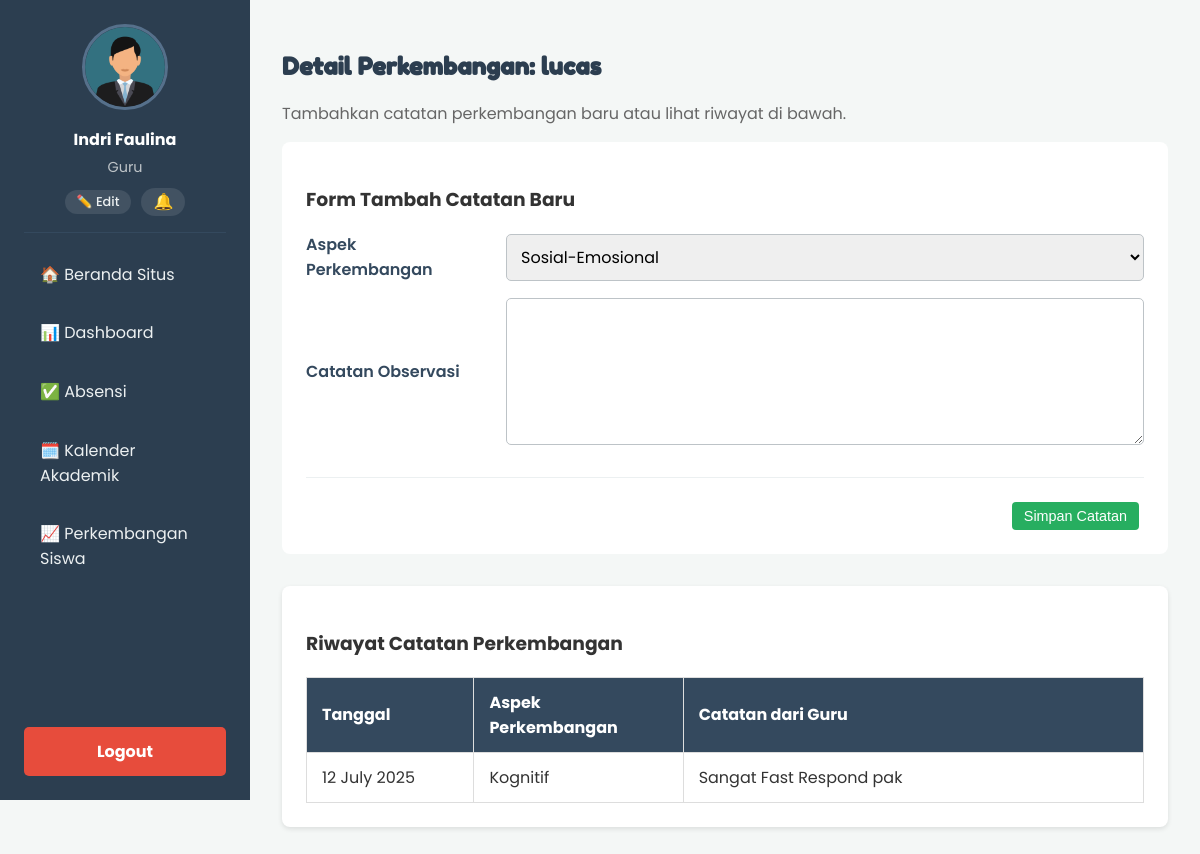
/guru/detail_perkembangan.php?id=23 (signed in), run on the app's committed database.
### tables this page shows
CREATE TABLE `calon_siswa` (
  `id` int(11) NOT NULL,
  `nama_lengkap` varchar(100) NOT NULL,
  `nama_panggilan` varchar(50) DEFAULT NULL,
  `tempat_lahir` varchar(50) NOT NULL,
  `tanggal_lahir` date NOT NULL,
  `jenis_kelamin` enum('Laki-laki','Perempuan') NOT NULL,
  `nama_orang_tua` varchar(100) NOT NULL,
  `nomor_telepon` varchar(15) NOT NULL,
  `alamat` text NOT NULL,
  `status_pendaftaran` enum('pending','diterima','ditolak') NOT NULL DEFAULT 'pending',
  `id_kelas` int(11) DEFAULT NULL,
  `tanggal_pendaftaran` timestamp NOT NULL DEFAULT current_timestamp()
);

CREATE TABLE `catatan_perkembangan` (
  `id_catatan` int(11) NOT NULL,
  `id_siswa` int(11) NOT NULL,
  `id_guru` int(11) NOT NULL,
  `tanggal_catatan` date NOT NULL,
  `aspek_perkembangan` enum('Sosial-Emosional','Kognitif','Motorik Halus','Motorik Kasar','Seni','Bahasa') NOT NULL,
  `catatan` text NOT NULL
);

### guru/detail_perkembangan.php (the view, shortened to what this page needs)
<?php
include 'template_header.php';
require_once '../config.php';
$id_siswa = isset($_GET['id']) ? (int)$_GET['id'] : 0;
$stmt_siswa = $conn->prepare("SELECT nama_lengkap FROM calon_siswa WHERE id = ?");
$stmt_siswa->bind_param("i", $id_siswa);
$stmt_siswa->execute();
$result_siswa = $stmt_siswa->get_result();
$siswa = $result_siswa->fetch_assoc();
?>
<div class="admin-content-header">
    <h2>Detail Perkembangan: <?php echo htmlspecialchars($siswa['nama_lengkap']); ?></h2>
    <p>Tambahkan catatan perkembangan baru atau lihat riwayat di bawah.</p>
</div>
<div class="admin-content-body">
    <div class="form-container">
        <h3>Form Tambah Catatan Baru</h3>
        <form action="proses_catatan.php" method="POST">
            <div class="form-group">
                <label for="aspek_perkembangan">Aspek Perkembangan</label>
                <select name="aspek_perkembangan" id="aspek_perkembangan" required>
                    <option value="Sosial-Emosional">Sosial-Emosional</option>
                </select>
            </div>
            <div class="form-group">
                <label for="catatan">Catatan Observasi</label>
                <textarea name="catatan" id="catatan" rows="5" required></textarea>
            </div>
            <div class="form-actions">
                <button type="submit" name="simpan_catatan" class="btn-aksi btn-simpan">Simpan Catatan</button>
            </div>
        </form>
    </div>
    <div class="table-container" style="margin-top: 2rem;">
        <h3>Riwayat Catatan Perkembangan</h3>
        <table class="table-data">
            <thead>
                <tr>
                    <th style="width: 20%;">Tanggal</th>
                    <th style="width: 25%;">Aspek Perkembangan</th>
                    <th>Catatan dari Guru</th>
                </tr>
            </thead>
            <tbody>
                <?php
                $stmt_catatan = $conn->prepare("SELECT tanggal_catatan, aspek_perkembangan, catatan FROM catatan_perkembangan WHERE id_siswa = ? ORDER BY tanggal_catatan DESC");
                $stmt_catatan->bind_param("i", $id_siswa);
                $stmt_catatan->execute();
                $result_catatan = $stmt_catatan->get_result();
                if ($result_catatan->num_rows > 0) {
                    while($catatan = $result_catatan->fetch_assoc()) {
                ?>
                    <tr>
                        <td><?php echo date('d F Y', strtotime($catatan['tanggal_catatan'])); ?></td>
                        <td><?php echo htmlspecialchars($catatan['aspek_perkembangan']); ?></td>
                        <td><?php echo nl2br(htmlspecialchars($catatan['catatan'])); ?></td>
                    </tr>
                <?php
                    }
                } else {
                    echo "<tr><td colspan='3' style='text-align:center;'>Belum ada catatan perkembangan untuk siswa ini.</td></tr>";
                }
                ?>
            </tbody>
        </table>
    </div>
    </div>
<?php include 'template_footer.php'; ?>

### css/admin.css (style rules this page uses)
body { font-family: 'Poppins', sans-serif; margin: 0; background-color: #f4f7f6; color: #333; }
.admin-content-header h2 { font-family: 'Fredoka One', cursive; text-align: left; color: #2c3e50; }
.admin-content-header p { color: #666; margin-top: 0; }
.table-container { background-color: #fff; padding: 1.5rem; border-radius: 8px; box-shadow: 0 2px 5px rgba(0, 0, 0, .1); overflow-x: auto; }
.table-data { width: 100%; border-collapse: collapse; }
.table-data td, .table-data th { padding: 12px 15px; border: 1px solid #ddd; text-align: left; vertical-align: middle; }
.table-data thead { background-color: #34495e; color: #fff; }
.form-container { background-color:#fff;padding:1.5rem;border-radius:8px }
.form-actions { display:flex;justify-content:flex-end;gap:10px;margin-top:2rem;border-top:1px solid #ecf0f1;padding-top:1.5rem }
.form-container .form-group { display:grid;gap:10px 20px;align-items:center;margin-bottom:1rem }
.form-container .form-group label { font-weight:600;color:#34495e;text-align:left }
.form-container input[type="text"], .form-container input[type="password"], .form-container select, .form-container textarea, .form-container input[type="file"] { width:100%;padding:10px;border-radius:5px;border:1px solid #bdc3c7;box-sizing:border-box;font-size:1rem;font-family:'Poppins',sans-serif }
.btn-aksi { display:inline-block;padding:6px 12px;margin-right:5px;border-radius:4px;color:#fff;text-decoration:none;font-size:.9rem;text-align:center;border:none;cursor:pointer;font-weight:500 }
.btn-simpan { background-color:#27ae60 }
@media (min-width: 768px) { .form-container .form-group { grid-template-columns:180px 1fr } }

### data on the page
calon_siswa: nama_lengkap "lucas"
catatan_perkembangan: tanggal_catatan "12 July 2025", aspek_perkembangan "Kognitif", catatan "Sangat Fast Respond pak"

### other printed values
$_SESSION['guru_nama'] "Indri Faulina"
